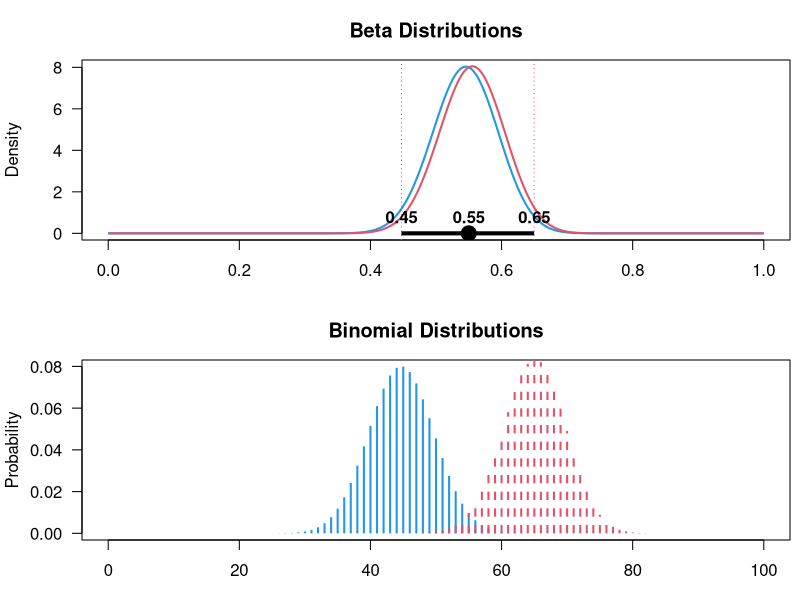

This figure's R source:
p.CI <- function(s, n, conf.level = .95) { ## s = # of successes  
  ## n = # of trials
  original.par = par(no.readonly = TRUE)
  on.exit(par(original.par))
  
  par(mfrow = c(2, 1), mar = c(3, 4.1, 3, .5), las = 1, lend = 1)
  alpha = (1 - conf.level)/2
  
  L <- if (s == 0) 0 else qbeta(p = alpha, shape1 = s, shape2 = n - s + 1)
  U <- if (s == n) 1 else qbeta(p = 1 - alpha, shape1 = s + 1, shape2 = n - s)
  
  curve(dbeta(x, shape1 = s, shape2 = n - s + 1), n = 1e4, lwd = 2, col = 4, ylab = "Density", main = "Beta Distributions", xlab = NA)
  curve(dbeta(x, shape1 = s + 1, shape2 = n - s), n = 1e4, lwd = 2, col = 2, add = TRUE)
  
  abline(v = c(L, U), col = c(4, 2), lty = 3)
  
  segments(L, 0, U, 0, lwd = 4) ; points(s/n, 0, pch = 19, cex = 2)
  
  text(c(L, U, s/n), 0, signif(c(L, U, s/n), 2), pos = 3, font = 2, xpd = TRUE)
  
  plot(x <- 0:n, dbinom(x, s = n, p = L), ty = "h", lwd = 2, col = 4, ylab = "Probability", main = "Binomial Distributions")
  lines(x <- 0:n, dbinom(x, s = n, p = U), ty = "h", lwd = 2, col = 2, lty = 2, xpd = TRUE)
  
  return(c(L, U))
}
#Example of use:
p.CI(s = 55, n = 100)